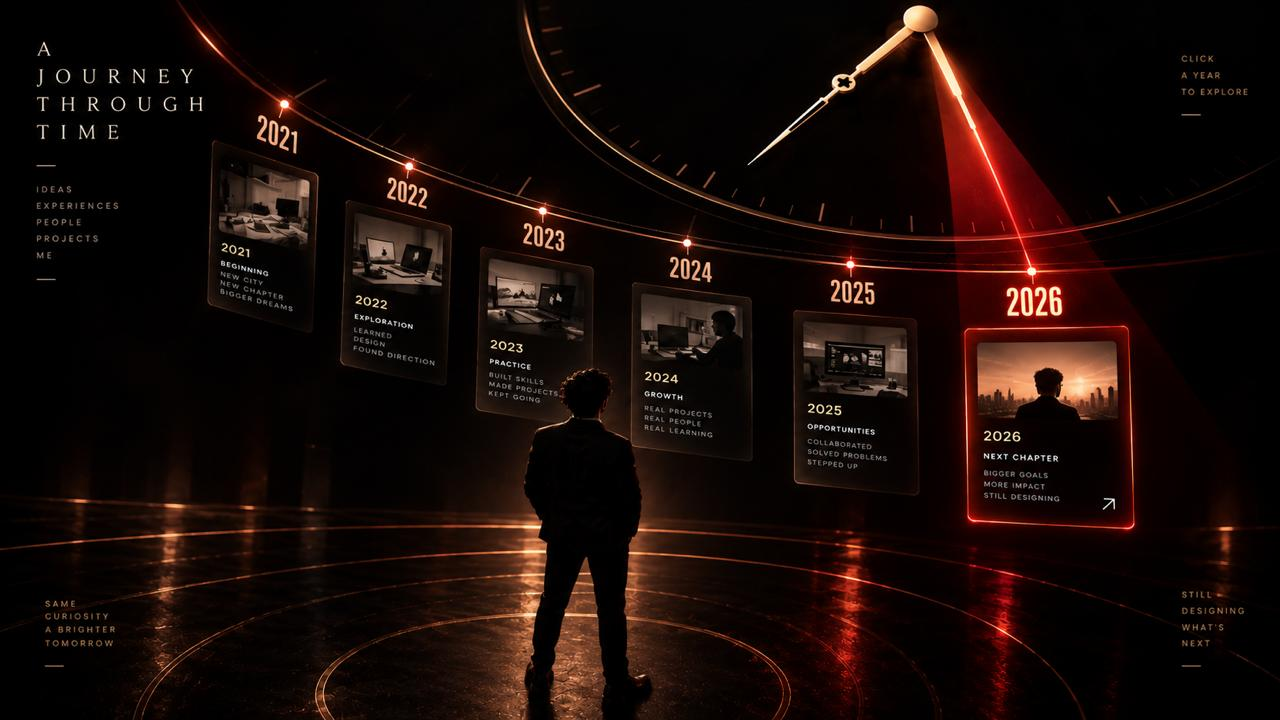
#> input picture section 3 image.jpg, 1280 x 720 px
$ python extract_s3.py
#> lines starting #> are read from the running program, lines starting #| are printed output that depends on the picture; after the words box and inside, x2 and y2 are one past the last pixel; in counts of white or black regions, pixels touching at a corner belong together
"""Lift the section-3 artwork out of the supplied reference.

Two things come out of the poster:

  * the six card photographs, one per year. They are small in the source
    (~90-140px wide) and are graded warm; they are lifted at native detail and
    given a light clean-up rather than an upscale that invents nothing.

  * the central figure's silhouette, found with grabCut for the same reason as
    in scene two: he is nearly black against a nearly black floor, so no
    luminance threshold can separate them. Only his SHAPE is kept - the scene
    lights him at runtime.

Nothing here is redrawn or replaced.
"""

import json
import os

import cv2
import numpy as np

ROOT = os.path.dirname(os.path.dirname(os.path.abspath(__file__)))
SRC = os.path.join(ROOT, "section 3 image.jpg")
OUT = os.path.join(ROOT, "public", "years")

# photo box per year, measured off the reference by detecting the bright
# rectangles inside each card
PHOTOS = {
    2021: (219, 174, 305, 240),
    2022: (353, 228, 443, 286),
    2023: (488, 260, 600, 330),
    2024: (641, 302, 736, 358),
    2025: (839, 335, 930, 398),
    2026: (977, 342, 1118, 420),
}

FIGURE_REGION = (505, 350, 675, 700)
FIGURE_SEED = (0.14, 0.02, 0.88, 0.99)

# every photo is emitted at this width; the tallest source is 141px wide, so
# this is a modest upscale that keeps them crisp on a 2x display without
# shipping pixels the source never had
OUT_W = 264


def photo(year, box):
#> called with year = 2021, box = (219, 174, 305, 240)
    img = cv2.imread(SRC)
#> img is the input picture: shape (720, 1280, 3); mean B, G, R 7.7, 10.7, 23.4
    x0, y0, x1, y1 = box
    c = img[y0:y1, x0:x1].astype(np.float32)
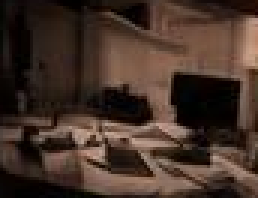
#> c: shape (66, 86, 3) float32 (shown 3 times larger); mean B, G, R 40.9, 50.5, 69

    # The poster grades these warm and dark. Held at source levels they read as
    # muddy brown smears once they are card-sized, so the range is opened up
    # while the warm cast that ties them to the scene is kept.
    lo, hi = np.percentile(c, [2, 99])
#> lo = 0; hi = 163
    c = np.clip((c - lo) / max(hi - lo, 1e-6), 0, 1)
    c = np.power(c, 0.86) * 255.0

    h = int(round(OUT_W * (y1 - y0) / (x1 - x0)))
    c = cv2.resize(c, (OUT_W, h), interpolation=cv2.INTER_LANCZOS4)
#> c: shape (203, 264, 3) float32
    c = cv2.bilateralFilter(np.clip(c, 0, 255).astype(np.uint8), 5, 30, 6)
    # a touch of local contrast back, since the resize softens it
    blur = cv2.GaussianBlur(c, (0, 0), 1.6)
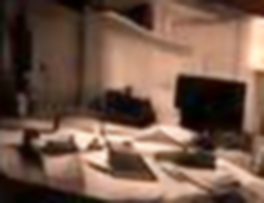
#> blur: shape (203, 264, 3); mean B, G, R 73.5, 88.7, 116.6
    c = np.clip(c.astype(np.float32) * 1.35 - blur.astype(np.float32) * 0.35, 0, 255)

    path = os.path.join(OUT, "%d.jpg" % year)
    cv2.imwrite(path, c.astype(np.uint8), [cv2.IMWRITE_JPEG_QUALITY, 88])
    return OUT_W, h


def figure():
    img = cv2.imread(SRC)
    x0, y0, x1, y1 = FIGURE_REGION
    crop = img[y0:y1, x0:x1]
    h, w = crop.shape[:2]
#> h = 350; w = 170

    lifted = np.clip(crop.astype(np.float32) * 3.0, 0, 255).astype(np.uint8)
    lifted = cv2.bilateralFilter(lifted, 7, 40, 12)

    mask = np.zeros((h, w), np.uint8)
    rect = (int(FIGURE_SEED[0] * w), int(FIGURE_SEED[1] * h),
            int((FIGURE_SEED[2] - FIGURE_SEED[0]) * w),
            int((FIGURE_SEED[3] - FIGURE_SEED[1]) * h))
#> rect = (23, 7, 125, 339)
    cv2.grabCut(lifted, mask, rect, np.zeros((1, 65), np.float64),
                np.zeros((1, 65), np.float64), 6, cv2.GC_INIT_WITH_RECT)
    m = np.where((mask == cv2.GC_FGD) | (mask == cv2.GC_PR_FGD), 1, 0).astype(np.uint8)

    n, lab, st, cen = cv2.connectedComponentsWithStats(m, 8)
#> n = 3
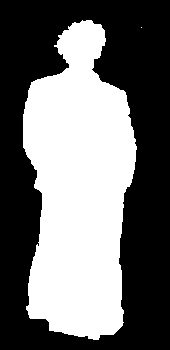
#> m: shape (350, 170); values 0 (black) and 1 (white), 43.6% white; 2 white regions (1 under 20 px), largest, box (x1, y1, x2, y2) and area: (23, 20, 137, 340) 25943
    best, score = 0, -1e18
    for i in range(1, n):
        area = st[i, cv2.CC_STAT_AREA]
        if area < 0.02 * w * h:
            continue
        s = area * (1.0 - abs(cen[i][0] / w - 0.5))
        if s > score:
            best, score = i, s
#> after the loop, best = 1; score = 24972
    if best:
        m = (lab == best).astype(np.uint8)

    # He is a true silhouette - his torso sits at luma ~1 while the lit floor
    # between his legs runs 68-104. grabCut happily claims that floor because it
    # falls inside the seed rectangle, so darkness is applied as a hard
    # constraint; without it a wedge of glowing floor ends up inside him.
    dark = (cv2.cvtColor(crop, cv2.COLOR_BGR2GRAY) < 46).astype(np.uint8)
#> dark: shape (350, 170); values 0 (black) and 1 (white), 73.2% white; 116 black regions (95 under 20 px), largest, box (x1, y1, x2, y2) and area: (0, 149, 43, 350) 5913, (45, 207, 101, 350) 4912, (119, 143, 170, 327) 3493
    dark = cv2.morphologyEx(dark, cv2.MORPH_CLOSE, np.ones((5, 5), np.uint8))
#> dark: shape (350, 170); values 0 (black) and 1 (white), 77.6% white; 5 black regions, box (x1, y1, x2, y2) and area: (0, 154, 42, 350) 5789, (46, 212, 99, 350) 4744, (119, 159, 156, 297) 2628, (122, 300, 139, 311) 136, (136, 0, 143, 3) 21
    m = (m & dark).astype(np.uint8)
#> m: shape (350, 170); values 0 (black) and 1 (white), 36.6% white; 3 white regions (2 under 20 px), largest, box (x1, y1, x2, y2) and area: (23, 20, 137, 338) 21779

    n2, lab2, st2, _c2 = cv2.connectedComponentsWithStats(m, 8)
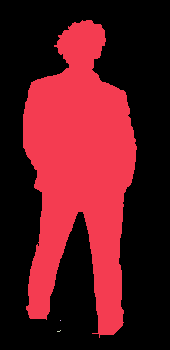
#> lab2: shape (350, 170) int32; 4 distinct labels, from 0 to 3; one colour per label, 0 black
#> n2 = 4; st2 = [[0, 0, 170, 350, 37716], [23, 20, 114, 318, 21779], [60, 320, 1, 1, 1], [57, 330, 4, 2, 4]]
    if n2 > 1:
        keep = 1 + int(np.argmax(st2[1:, cv2.CC_STAT_AREA]))
#> keep = 1
        m = (lab2 == keep).astype(np.uint8)
#> m: shape (350, 170); values 0 (black) and 1 (white), 36.6% white; 1 white region, box (x1, y1, x2, y2) and area: (23, 20, 137, 338) 21779
    m = cv2.morphologyEx(m, cv2.MORPH_CLOSE, np.ones((7, 7), np.uint8))
#> m: shape (350, 170); values 0 (black) and 1 (white), 36.7% white; 1 white region, box (x1, y1, x2, y2) and area: (23, 20, 137, 338) 21838

    # small holes only: the gap between his legs is enclosed by his shoes and
    # filling it would paste a slab of lit floor into the silhouette
    guard = np.zeros((h + 2, w + 2), np.uint8)
    inv = (1 - m).astype(np.uint8)
    cv2.floodFill(inv, guard, (0, 0), 2)
    holes = ((inv == 1) & (m == 0)).astype(np.uint8)
#> holes: shape (350, 170); every value is 0
    if holes.any():
        hn, hlab, hst, _c = cv2.connectedComponentsWithStats(holes, 8)
        lim = 0.02 * float(m.sum())
        keep = [i for i in range(1, hn) if hst[i, cv2.CC_STAT_AREA] < lim]
        holes = np.isin(hlab, keep).astype(np.uint8) if keep else np.zeros_like(holes)
    m = ((m == 1) | (holes == 1)).astype(np.uint8)

    a = cv2.GaussianBlur(m.astype(np.float32), (0, 0), 1.2)
    a = np.clip((a - 0.35) / 0.42, 0, 1)
    # he stands on a mirror floor; the reflection under his shoes is not him
    fade = np.clip(np.linspace(0, 1, a.shape[0]) * 12.0 - 10.4, 0, 1)[:, None]
#> fade = 350 values from 0 to 1
    a *= (1.0 - fade)
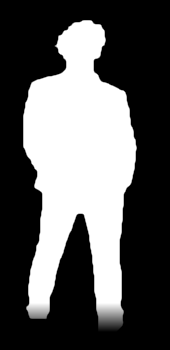
#> a: shape (350, 170) float32; min 0, max 1, mean 0.355

    ys, xs = np.nonzero(a > 0.15)
    pad = 5
    cy0, cy1 = max(0, ys.min() - pad), min(h, ys.max() + pad)
#> cy0 = 15; cy1 = 332
    cx0, cx1 = max(0, xs.min() - pad), min(w, xs.max() + pad)
#> cx0 = 18; cx1 = 141
    a = a[cy0:cy1, cx0:cx1]
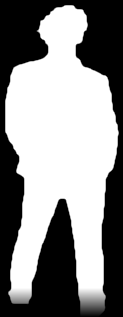
#> a: shape (317, 123) float32; min 0, max 1, mean 0.542
    body = crop[cy0:cy1, cx0:cx1]

    rgba = np.dstack([np.clip(body.astype(np.float32) * 1.4, 0, 255),
                      a * 255]).astype(np.uint8)
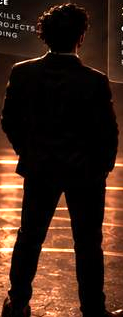
#> rgba: shape (317, 123, 4); mean B, G, R, A 23.4, 35.4, 59.2, 138.2
    cv2.imwrite(os.path.join(OUT, "figure.png"), rgba)
    return rgba.shape[1], rgba.shape[0], float((a > 0.5).mean())


def main():
    os.makedirs(OUT, exist_ok=True)
    meta = {}
    for year, box in PHOTOS.items():
        w, h = photo(year, box)
        meta[str(year)] = {"w": w, "h": h}
        print("  photo %d  %dx%d" % (year, w, h))
    fw, fh, cov = figure()
#> fw = 123; fh = 317; cov = 0.546
    meta["figure"] = {"w": fw, "h": fh}
    print("  figure   %dx%d  coverage %.1f%%" % (fw, fh, cov * 100))
#|   figure   123x317  coverage 54.6%
    with open(os.path.join(OUT, "meta.json"), "w", encoding="utf-8") as f:
        json.dump(meta, f, indent=1)
    print("wrote ->", OUT)


if __name__ == "__main__":
    main()
